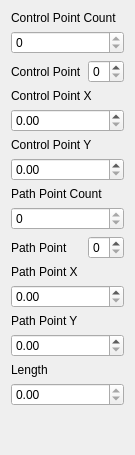
         <widget class="QWidget" name="scrollAreaWidgetContents_2">
          <property name="geometry">
           <rect>
            <x>0</x>
            <y>0</y>
            <width>135</width>
            <height>455</height>
           </rect>
          </property>
          <layout class="QVBoxLayout" name="verticalLayout_4">
           <item>
            <layout class="QFormLayout" name="formLayout">
             <property name="rowWrapPolicy">
              <enum>QFormLayout::RowWrapPolicy::WrapLongRows</enum>
             </property>
             <item row="0" column="0">
              <widget class="QLabel" name="bezier_controlPointCountLabel">
               <property name="text">
                <string>Control Point Count</string>
               </property>
              </widget>
             </item>
             <item row="0" column="1">
              <widget class="QSpinBox" name="bezier_controlPointCount">
               <property name="readOnly">
                <bool>true</bool>
               </property>
              </widget>
             </item>
             <item row="1" column="0">
              <widget class="QLabel" name="bezier_controlPointLabel">
               <property name="text">
                <string>Control Point</string>
               </property>
              </widget>
             </item>
             <item row="1" column="1">
              <widget class="QSpinBox" name="bezier_controlPoint"/>
             </item>
             <item row="2" column="0">
              <widget class="QLabel" name="bezier_controlPointXLabel">
               <property name="text">
                <string>Control Point X</string>
               </property>
              </widget>
             </item>
             <item row="2" column="1">
              <widget class="QDoubleSpinBox" name="bezier_controlPointX"/>
             </item>
             <item row="3" column="0">
              <widget class="QLabel" name="bezier_controlPointYLabel">
               <property name="text">
                <string>Control Point Y</string>
               </property>
              </widget>
             </item>
             <item row="3" column="1">
              <widget class="QDoubleSpinBox" name="bezier_controlPointY"/>
             </item>
             <item row="4" column="0">
              <widget class="QLabel" name="bezier_pathPointCountLabel">
               <property name="text">
                <string>Path Point Count</string>
               </property>
              </widget>
             </item>
             <item row="4" column="1">
              <widget class="QSpinBox" name="bezier_pathPointCount">
               <property name="readOnly">
                <bool>true</bool>
               </property>
              </widget>
             </item>
             <item row="5" column="0">
              <widget class="QLabel" name="bezier_pathPointLabel">
               <property name="text">
                <string>Path Point</string>
               </property>
              </widget>
             </item>
             <item row="5" column="1">
              <widget class="QSpinBox" name="bezier_pathPoint"/>
             </item>
             <item row="6" column="0">
              <widget class="QLabel" name="bezier_pathPointXLabel">
               <property name="text">
                <string>Path Point X</string>
               </property>
              </widget>
             </item>
             <item row="6" column="1">
              <widget class="QDoubleSpinBox" name="bezier_pathPointX"/>
             </item>
             <item row="7" column="0">
              <widget class="QLabel" name="bezier_pathPointYLabel">
               <property name="text">
                <string>Path Point Y</string>
               </property>
              </widget>
             </item>
             <item row="7" column="1">
              <widget class="QDoubleSpinBox" name="bezier_pathPointY"/>
             </item>
             <item row="8" column="0">
              <widget class="QLabel" name="bezier_lengthLabel">
               <property name="text">
                <string>Length</string>
               </property>
              </widget>
             </item>
             <item row="8" column="1">
              <widget class="QDoubleSpinBox" name="bezier_length">
               <property name="readOnly">
                <bool>true</bool>
               </property>
              </widget>
             </item>
            </layout>
           </item>
          </layout>
         </widget>
